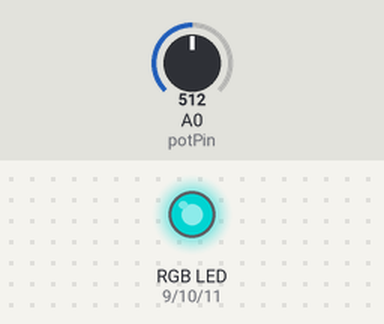
Bench run of a sketch on a simulated Arduino Uno, built with avr-gcc and run on an emulated ATmega328P. Parts: an RGB LED mixed from three pins (HIGH = lit). The test bench sets the inputs (shaded band); at power-on: A0 (potPin) = 512. Dim RGB values are drawn brighter than linear.

Above: at 1.2 s.
1.3 s: A0 (potPin) set to 332
At 2.5 s:
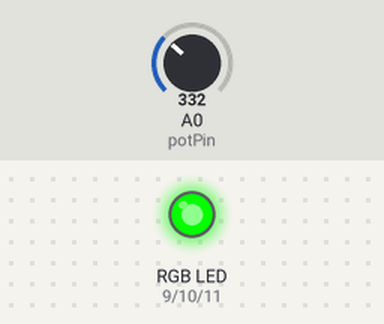
2.8 s: A0 (potPin) set to 352
At 3.9 s:
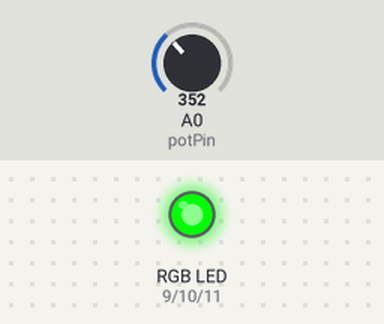
4.3 s: A0 (potPin) set to 511
At 5.1 s:
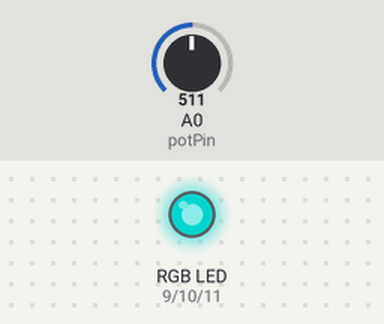
5.8 s: A0 (potPin) set to 694
At 6.2 s:
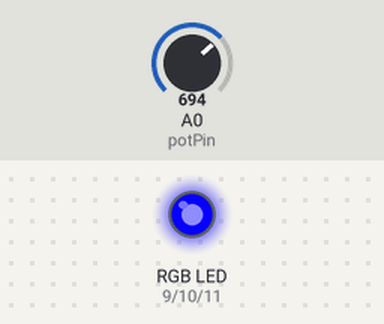
7.3 s: A0 (potPin) set to 674
At 8.2 s:
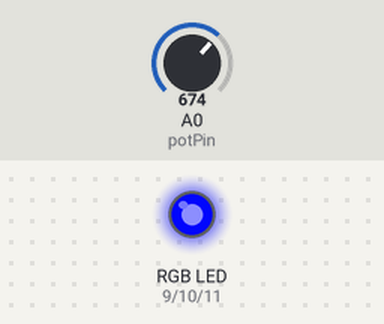
Timing chart, 0 to 9.8 s (numbered marks = the images above; inputs shaded):
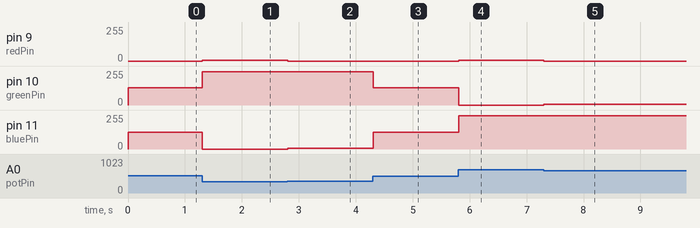

The sketch:

job5.ino
```cpp
// Broches pour la LED RGB
const int redPin = 9;
const int greenPin = 10;
const int bluePin = 11;

// Broche pour le potentiomètre
const int potPin = A0;

// Type de LED RGB (0 pour cathode commune, 1 pour anode commune)
const int rgbType = 0; // Mettez 1 pour une LED RGB à anode commune

void setup() {
  // Configurer les broches de la LED RGB en sortie
  pinMode(redPin, OUTPUT);
  pinMode(greenPin, OUTPUT);
  pinMode(bluePin, OUTPUT);
}

void loop() {
  // Lire la valeur du potentiomètre (0 - 1023)
  int potValue = analogRead(potPin);

  // Convertir la valeur du potentiomètre en une couleur pour la LED RGB
  int red, green, blue;
  if (potValue < 342) {
    red = 255 - (potValue * 3 / 4);
    green = potValue * 3 / 4;
    blue = 0;
  } else if (potValue < 684) {
    red = 0;
    green = 255 - ((potValue - 342) * 3 / 4);
    blue = (potValue - 342) * 3 / 4;
  } else {
    red = (potValue - 684) * 3 / 4;
    green = 0;
    blue = 255 - ((potValue - 684) * 3 / 4);
  }

  // Inverser les couleurs pour une LED RGB à anode commune
  if (rgbType == 1) {
    red = 255 - red;
    green = 255 - green;
    blue = 255 - blue;
  }

  // Mettre à jour la couleur de la LED RGB
  analogWrite(redPin, red);
  analogWrite(greenPin, green);
  analogWrite(bluePin, blue);

  // Délai pour rafraîchir la couleur (en ms)
  delay(10);
}
```

Measured:
- after the input at 1.3 s, pin 9 (redPin): 0/255 → 6/255 at once; pin 10 (greenPin): 128/255 → 249/255 at once; pin 11 (bluePin): 127/255 → 0/255 at once
- after the input at 2.8 s, pin 9 (redPin): 6/255 → 0/255 at once; pin 10 (greenPin): 249/255 → 248/255 at once; pin 11 (bluePin): 0/255 → 7/255 at once
- after the input at 4.3 s, pin 10 (greenPin): 248/255 → 129/255 at once; pin 11 (bluePin): 7/255 → 126/255 at once
- after the input at 5.8 s, pin 9 (redPin): 0/255 → 7/255 at once; pin 10 (greenPin): 129/255 → 0/255 at once; pin 11 (bluePin): 126/255 → 248/255 at once
- after the input at 7.3 s, pin 9 (redPin): 7/255 → 0/255 at once; pin 10 (greenPin): 0/255 → 6/255 at once; pin 11 (bluePin): 248/255 → 249/255 at once
